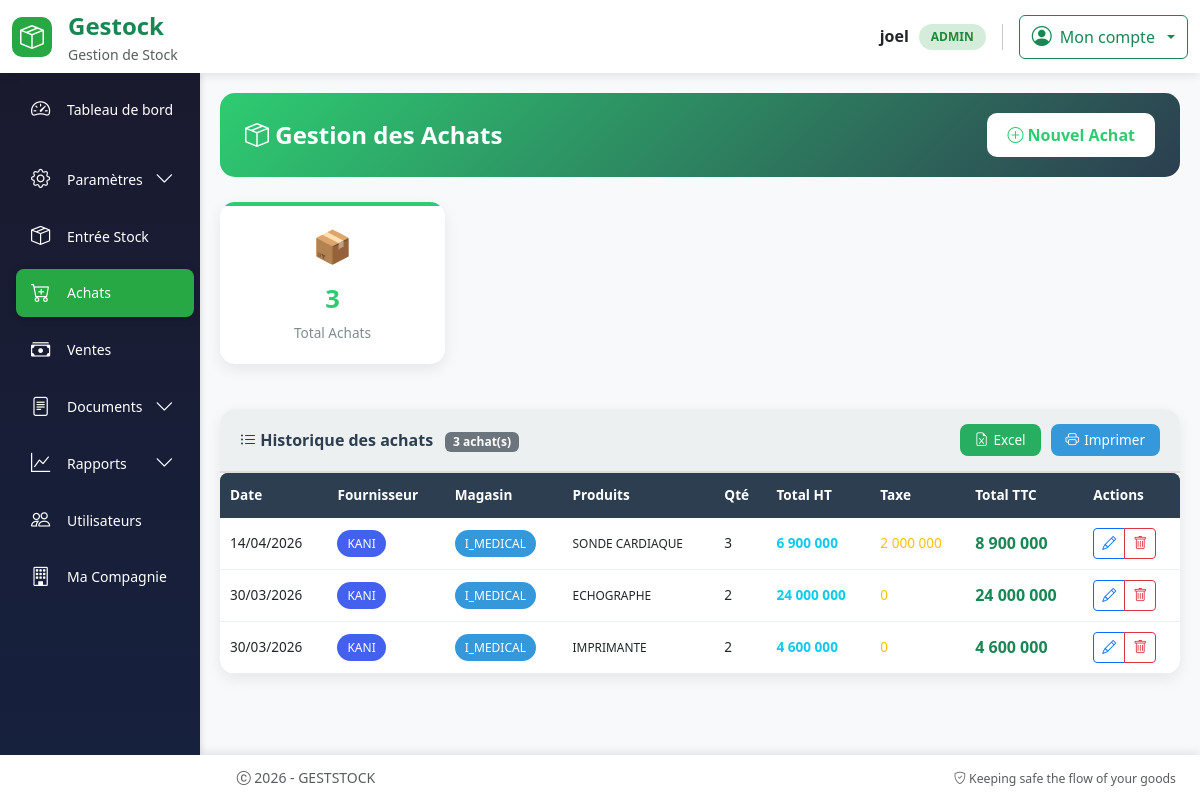
/achat/nouveau (signed in), run on the app's committed database.
### models.py (models this page shows, shortened)
class User(UserMixin, db.Model):
  id = db.Column(db.Integer, primary_key=True)
  username = db.Column(db.String(64), index=True, nullable=False)
  email = db.Column(db.String(120), unique=True, nullable=False)
  password_hash = db.Column(db.String(256))
  role = db.Column(db.String(20), nullable=False, default='operateur')
  joined_at = db.Column(db.DateTime(), default = datetime.utcnow, index = True)
  must_change_password = db.Column(db.Boolean, default=False)
  __table_args__ = (
      db.UniqueConstraint('email', name='uq_user_email'),
  )

class Achat(db.Model):
    id = db.Column(db.Integer, primary_key=True)
    date_achat = db.Column(db.DateTime, default=datetime.utcnow)
    magasin_id = db.Column(db.Integer, db.ForeignKey("magasin.id"), nullable=False)
    taxe_douane = db.Column(db.Float, default=0)
    total_ht = db.Column(db.Float, default=0)
    total_ttc = db.Column(db.Float, default=0)
    magasin = db.relationship("Magasin")
    fournisseur_id = db.Column(
        db.Integer,
        db.ForeignKey("fournisseur.id", name="fk_achat_fournisseur_id"),
        nullable=False
    )
    fournisseur = db.relationship("Fournisseur", back_populates="achats")
    lignes = db.relationship(
        "LigneAchat",
        back_populates="achat",
        cascade="all, delete-orphan"
    )

class Fournisseur(db.Model):
    id = db.Column(db.Integer, primary_key=True)
    compagnie = db.Column(db.String(100), nullable=True)
    nom_fournisseur = db.Column(db.String(100), nullable=False)
    telephone = db.Column(db.String(30))
    adresse = db.Column(db.String(255))
    email = db.Column(db.String(100), nullable=True)
    achats = db.relationship(
        "Achat",
        back_populates="fournisseur",
        cascade="all, delete-orphan"
    )

class Magasin(db.Model):
    id = db.Column(db.Integer, primary_key=True)
    nom = db.Column(db.String(120), unique=True, nullable=False)
    stocks = db.relationship("Stock", backref="magasin", lazy=True)
    achats = db.relationship(
        "Achat",
        back_populates="magasin",
        cascade="all, delete-orphan"
    )

class LigneAchat(db.Model):
    id = db.Column(db.Integer, primary_key=True)
    achat_id = db.Column(db.Integer, db.ForeignKey("achat.id"), nullable=False)
    produit_id = db.Column(db.Integer, db.ForeignKey("produit.id"), nullable=False)
    stock_id = db.Column(db.Integer, db.ForeignKey("stock.id", name="fk_ligne_achat_stock_id"), nullable=True)
    quantite = db.Column(db.Integer, nullable=False)
    prix_unitaire = db.Column(db.Float, nullable=False)
    total_ligne = db.Column(db.Float, nullable=False)
    type_conditionnement = db.Column(
        db.Enum(
            TypeConditionnement,
            values_callable=lambda x: [e.value for e in x],
            name="typeconditionnement"
        ),
        nullable=False
    )
    stock = db.relationship("Stock", backref="ligne_achat")
    achat = db.relationship("Achat", back_populates="lignes")
    produit = db.relationship("Produit", back_populates="lignes_achat")

class Produit(db.Model):
    __tablename__ = "produit"
    id = db.Column(db.Integer, primary_key=True)
    nom_produit = db.Column(db.String(128), nullable=False, index=True)
    model = db.Column(db.String(128), index=True)
    marque = db.Column(db.String(128), index=True)
    code_produit = db.Column(db.String(256), unique=True, nullable=False)
    description = db.Column(db.Text)
    origine = db.Column(db.String(256))
    image = db.Column(db.String(255))
    stocks = db.relationship("Stock", backref="produit", lazy=True)
    lignes_certificat = db.relationship('LigneCertificat', backref='produit_rel', lazy=True)
    lignes_bon_commande = db.relationship(
        "LigneBonCommande",
        back_populates="produit"
    )
    lignes_bon_livraison = db.relationship(
        "LigneBonLivraison",
        back_populates="produit"
    )
    lignes_achat = db.relationship(
        "LigneAchat",
        back_populates="produit",
        cascade="all, delete-orphan"
    )

### routes.py (the view)
@app.route("/achat/nouveau", methods=["GET"])
@login_required
def nouveau_achat():
    fournisseurs = Fournisseur.query.order_by(Fournisseur.nom_fournisseur).all()
    produits = Produit.query.order_by(Produit.nom_produit).all()
    magasins = Magasin.query.order_by(Magasin.nom).all()
    achats = Achat.query.order_by(Achat.date_achat.desc()).all()
    return render_template(
        "achat_form.html",
        fournisseurs=fournisseurs,
        produits=produits,
        magasins=magasins,
        achats=achats,
        now=datetime.now()
    )

### app.py (called while the page is built)
@app.after_request
def close_db_connection(response):
    try:
        db.session.close()
    except:
        pass
    return response

### routes.py (called while the page is built)
@app.template_filter('money')
def montant_format(valeur):
    return f"{valeur:,.0f}".replace(",", " ").replace(".", ",")

@app.after_request
def disable_cache(response):
    response.headers["Cache-Control"] = "no-store, no-cache, must-revalidate, private"
    response.headers["Pragma"] = "no-cache"
    response.headers["Expires"] = "0"
    return response

@login_manager.user_loader
def load_user(user_id):
    return User.query.get(int(user_id))

@app.context_processor
def utility_processor():
    def is_active(prefix):
        return request.endpoint and prefix in request.endpoint
    def has_role(*roles):
        if not current_user.is_authenticated:
            return False
        return current_user.role in roles
    def current_route():
        """Retourne le nom de la route actuelle"""
        return request.endpoint
    return dict(
        is_active=is_active,
        has_role=has_role,
        current_route=current_route
    )

### templates/achat_form.html (shortened to what this page needs)
{% extends "base.html" %}
{% block content %}
<div class="achats-container">
    <div class="achats-header">
        <h4>
            <i class="bi bi-box-seam"></i> Gestion des Achats
        </h4>
        <button class="btn-add" data-bs-toggle="modal" data-bs-target="#achatModal">
            <i class="bi bi-plus-circle"></i> Nouvel Achat
        </button>
    </div>
    {% if achats %}
    {% set total_achats = achats|length %}
    {% set total_ttc = achats|sum(attribute='total_ttc') %}
    {% set total_ht = achats|sum(attribute='total_ht') %}
    {% set total_taxe = achats|sum(attribute='taxe_douane') %}
    <div class="stats-grid">
        <div class="stat-card">
            <div class="stat-icon">📦</div>
            <div class="stat-value">{{ total_achats }}</div>
            <div class="stat-label">Total Achats</div>
        </div>
    </div>
    <div class="table-container">
        <div class="table-header">
            <div class="table-title">
                <i class="bi bi-list-ul"></i> Historique des achats
                <span class="badge bg-secondary ms-2">{{ total_achats }} achat(s)</span>
            </div>
            <div class="export-buttons">
                <button onclick="exportToExcel()" class="btn-sm-custom btn-excel">
                    <i class="bi bi-file-earmark-excel"></i> Excel
                </button>
                <button onclick="window.print()" class="btn-sm-custom btn-print">
                    <i class="bi bi-printer"></i> Imprimer
                </button>
            </div>
        </div>
        <div class="table-wrapper">
            <table class="table-custom" id="achatsTable">
                <thead>
                    <tr>
                        <th>Date</th>
                        <th>Fournisseur</th>
                        <th>Magasin</th>
                        <th>Produits</th>
                        <th>Qté</th>
                        <th>Total HT</th>
                        <th>Taxe</th>
                        <th>Total TTC</th>
                        <th>Actions</th>
                    </tr>
                </thead>
                <tbody>
                    {% for achat in achats %}
                    <tr>
                        <td>{{ achat.date_achat.strftime('%d/%m/%Y') }}</td>
                        <td>
                            <span class="badge-fournisseur">
                                  {{ achat.fournisseur.nom_fournisseur }}
                            </span>
                        </td>
                        <td>
                            <span class="badge-magasin">
                                {{ achat.magasin.nom }}
                            </span>
                        </td>
                        <td>
                            {% for ligne in achat.lignes %}
                            <div><small>{{ ligne.produit.nom_produit }}</small></div>
                            {% endfor %}
                        </td>
                        <td>
                            {% for ligne in achat.lignes %}
                            <div>{{ ligne.quantite }}</div>
                            {% endfor %}
                        </td>
                        <td class="text-info fw-bold">{{ achat.total_ht|money }}</td>
                        <td class="text-warning">{{ achat.taxe_douane|money }}</td>
                        <td class="text-success fw-bold fs-6">{{ achat.total_ttc|money }}</td>
                        <td>
                            <div class="btn-group btn-group-sm" role="group">
                                <a href="{{ url_for('modifier_achat', id=achat.id) }}"
                                   class="btn btn-outline-primary" title="Modifier">
                                    <i class="bi bi-pencil"></i>
                                </a>
                                <button type="button"
                                        class="btn btn-outline-danger"
                                        title="Supprimer"
                                        onclick="confirmerSuppression({{ achat.id }})">
                                    <i class="bi bi-trash"></i>
                                </button>
                            </div>
                        </td>
                    </tr>
                    {% endfor %}
                </tbody>
            </table>
        </div>
    </div>
    {% endif %}
</div>
{% endblock %}

### templates/base.html (shortened to what this page needs)
<!DOCTYPE html>
<html lang="fr">
<head>
    <link rel="stylesheet" href="{{ url_for('static', filename='css/bootstrap.min.css') }}">
    <link rel="stylesheet" href="https://cdn.jsdelivr.net/npm/bootstrap-icons@1.11.3/font/bootstrap-icons.css">
    <link rel="stylesheet" href="{{ url_for('static', filename='style/styles.css') }}">
</head>
<body>
    <header class="app-header">
        <div class="container-fluid py-2">
            <div class="row align-items-center">
                <div class="col-6 col-md-3">
                    <div class="d-flex align-items-center gap-3">
                        <div class="brand-logo">
                            <i class="bi bi-box-seam fs-4"></i>
                        </div>
                        <div>
                            <span class="fs-4 fw-bold text-success">Gestock</span>
                            <small class="text-muted d-none d-md-block">Gestion de Stock</small>
                        </div>
                    </div>
                </div>
                <div class="col-6 col-md-9">
                    <div class="d-flex justify-content-end align-items-center gap-3">
                        {% if current_user.is_authenticated %}
                            <div class="d-none d-md-flex align-items-center gap-3">
                                <div class="text-end">
                                    <div class="fw-semibold">{{ current_user.username }}</div>
                                    <span class="user-badge">{{ current_user.role|upper }}</span>
                                </div>
                            </div>
                            <div class="dropdown">
                                <button class="btn btn-outline-success dropdown-toggle d-flex align-items-center gap-2" type="button" data-bs-toggle="dropdown">
                                    <i class="bi bi-person-circle fs-5"></i>
                                    <span class="d-none d-md-inline">Mon compte</span>
                                </button>
                            </div>
                        {% endif %}
                    </div>
                </div>
            </div>
        </div>
    </header>
    <main class="app-main">
        <div class="container-fluid h-100 p-0">
            <div class="row h-100 g-0">
                {% if current_user.is_authenticated %}
                    <div class="col-md-3 col-lg-2 d-none d-md-block p-0" style="height: 100%;">
                        <div class="app-sidebar" style="height: 100%;">
                            {% include 'partials/sidebar.html' %}
                        </div>
                    </div>
                    {% set content_col = "col-md-9 col-lg-10" %}
                {% else %}
                    {% set content_col = "col-12" %}
                {% endif %}
                <div class="{{ content_col }} p-0" style="height: 100%;">
                    <div class="app-content">
                        {% block content %}{% endblock %}
                    </div>
                </div>
            </div>
        </div>
    </main>
    <footer class="app-footer">
        <div class="container-fluid">
            <div class="row align-items-center">
                <div class="col-md-6">
                    <p class="mb-0 text-muted">
                        <i class="bi bi-c-circle"></i> 2026 - GESTSTOCK
                    </p>
                </div>
                <div class="col-md-6 text-md-end">
                    <small class="text-muted">
                        <i class="bi bi-shield-check"></i> Keeping safe the flow of your goods
                    </small>
                </div>
            </div>
        </div>
    </footer>
</body>
</html>

### static/style/styles.css (style rules this page uses)
html { height: 100%; }
body { margin: 0; font-family: Arial, sans-serif; }

### templates/base.html (style rules this page uses)
:root { --primary-green: #28a745; --dark-green: #218838; --light-green: #d4edda; --sidebar-bg: #1a1a2e; --sidebar-dark: #16213e; }
* { margin: 0; padding: 0; box-sizing: border-box; }
html, body { height: 100%; margin: 0; overflow: hidden; }
body { display: flex; flex-direction: column; background: linear-gradient(135deg, #667eea 0%, #764ba2 100%); font-family: 'Segoe UI', Tahoma, Geneva, Verdana, sans-serif; }
.app-header { flex-shrink: 0; background: white; box-shadow: 0 2px 10px rgba(0,0,0,0.1); z-index: 1030; position: relative; }
.brand-logo { width: 40px; height: 40px; background: var(--primary-green); border-radius: 10px; display: flex; align-items: center; justify-content: center; color: white; }
.user-badge { background: var(--light-green); color: var(--dark-green); padding: 4px 12px; border-radius: 20px; font-size: 12px; font-weight: 600; }
.app-main { flex: 1; overflow: hidden; display: flex; flex-direction: column; min-height: 0; }
.app-sidebar { background: linear-gradient(180deg, var(--sidebar-bg) 0%, var(--sidebar-dark) 100%); height: 100%; overflow-y: auto; overflow-x: hidden; box-shadow: 2px 0 5px rgba(0,0,0,0.1); position: sticky; top: 0; }
.app-content { height: 100%; overflow-y: auto; overflow-x: hidden; padding: 20px; background: #f8f9fa; }
.text-end { display: flex; gap: 10px; font-weight: 900; }
.app-footer { flex-shrink: 0; background: white; text-align: center; padding: 12px; box-shadow: 0 -2px 10px rgba(0,0,0,0.1); font-size: 14px; }
.stat-card { background: white; border-radius: 12px; padding: 20px; margin-bottom: 20px; box-shadow: 0 2px 8px rgba(0,0,0,0.1); transition: all 0.3s ease; }
.table-custom { background: white; border-radius: 8px; overflow: hidden; box-shadow: 0 2px 4px rgba(0,0,0,0.1); }
.table-custom thead { background: var(--primary-green); color: white; }

### data on the page
User: username "joel", role "ADMIN"
Achat: date_achat "14/04/2026", fournisseur.nom_fournisseur "KANI", magasin.nom "I_MEDICAL", total_ht "6 900 000", taxe_douane "2 000 000", total_ttc "8 900 000"
LigneAchat: produit.nom_produit "SONDE CARDIAQUE", quantite "3"
Achat: date_achat "30/03/2026", fournisseur.nom_fournisseur "KANI", magasin.nom "I_MEDICAL", total_ht "24 000 000", taxe_douane "0", total_ttc "24 000 000"
LigneAchat: produit.nom_produit "ECHOGRAPHE", quantite "2"
Achat: date_achat "30/03/2026", fournisseur.nom_fournisseur "KANI", magasin.nom "I_MEDICAL", total_ht "4 600 000", taxe_douane "0", total_ttc "4 600 000"
LigneAchat: produit.nom_produit "IMPRIMANTE", quantite "2"

### other printed values
{{ total_achats }} "3"
